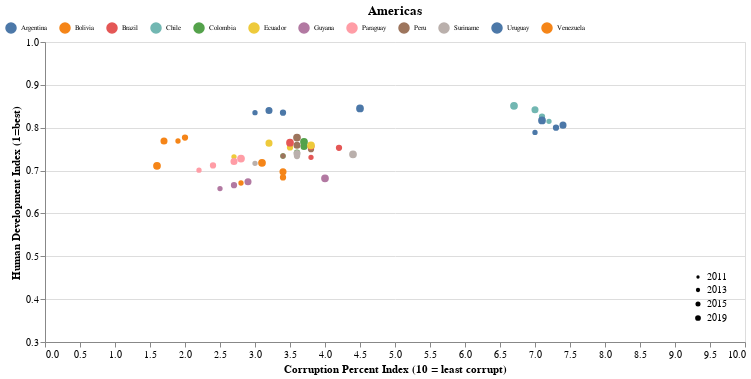

This figure's notebook cell:
### Code cell
lista[3]

### Figure 1 — Vega-Lite specification as saved in the notebook (floating-point values rounded to 4 significant figures)
{"config": {"view": {"continuousWidth": 400, "continuousHeight": 300}}, "data": {"name": "data-e79546937e6d759e6232671d25da1287"}, "mark": {"type": "point", "size": 70}, "encoding": {"color": {"type": "nominal", "field": "country", "legend": {"direction": "horizontal", "labelFontSize": 7, "legendX": -40, "legendY": -20, "orient": "none", "title": null}}, "fill": {"type": "nominal", "field": "country"}, "opacity": {"condition": {"value": 1, "selection": "selector007"}, "value": 0.1}, "size": {"type": "nominal", "field": "year", "legend": {"orient": "bottom-right", "title": null}, "scale": {"domain": [2011, 2013, 2015, 2019], "range": [11, 33, 55, 77]}}, "tooltip": [{"type": "nominal", "field": "country"}, {"type": "quantitative", "field": "year"}, {"type": "nominal", "field": "sub_region"}, {"type": "quantitative", "field": "CPI"}, {"type": "quantitative", "field": "HDI"}], "x": {"type": "quantitative", "axis": {"grid": false}, "field": "CPI", "scale": {"domain": [0, 10], "zero": false}, "title": "Corruption Percent Index (10 = least corrupt)"}, "y": {"type": "quantitative", "field": "HDI", "scale": {"domain": [0.3, 1], "zero": false}, "title": "Human Development Index (1=best)"}}, "height": 300, "selection": {"Regions of": {"type": "single", "fields": ["sub_region"], "bind": {"input": "select", "options": ["South America", "Caribbean", "Northern America", "Central America"]}, "init": {"sub_region": "South America"}}, "selector007": {"type": "multi", "fields": ["country"], "bind": "legend"}}, "title": "Americas", "transform": [{"filter": {"selection": "Regions of"}}], "width": 700, "$schema": "https://vega.github.io/schema/vega-lite/v4.8.1.json", "datasets": {"data-e79546937e6d759e6232671d25da1287": [{"Unnamed: 0": 4, "country": "Argentina", "region": "Americas", "CPI": 3.0, "HDI": 0.835, "year": 2011, "Texto": "Argentina", "line": "line", "continent": "Americas", "sub_region": "South America"}, {"Unnamed: 0": 9, "country": "Bahamas", "region": "Americas", "CPI": 7.3, "HDI": 0.805, "year": 2011, "Texto": " ", "line": "line", "continent": "Americas", "sub_region": "Caribbean"}, {"Unnamed: 0": 12, "country": "Barbados", "region": "Americas", "CPI": 7.8, "HDI": 0.799, "year": 2011, "Texto": "Barbados", "line": "line", "continent": "Americas", "sub_region": "Caribbean"}, {"Unnamed: 0": 17, "country": "Bolivia", "region": "Americas", "CPI": 2.8, "HDI": 0.671, "year": 2011, "Texto": " ", "line": "line", "continent": "Americas", "sub_region": "South America"}, {"Unnamed: 0": 20, "country": "Brazil", "region": "Americas", "CPI": 3.8, "HDI": 0.731, "year": 2011, "Texto": " ", "line": "line", "continent": "Americas", "sub_region": "South America"}, {"Unnamed: 0": 27, "country": "Canada", "region": "Americas", "CPI": 8.7, "HDI": 0.903, "year": 2011, "Texto": " ", "line": "line", "continent": "Americas", "sub_region": "Northern America"}, {"Unnamed: 0": 31, "country": "Chile", "region": "Americas", "CPI": 7.2, "HDI": 0.815, "year": 2011, "Texto": " ", "line": "line", "continent": "Americas", "sub_region": "South America"}, {"Unnamed: 0": 33, "country": "Colombia", "region": "Americas", "CPI": 3.4, "HDI": 0.734, "year": 2011, "Texto": " ", "line": "line", "continent": "Americas", "sub_region": "South America"}, {"Unnamed: 0": 36, "country": "Costa Rica", "region": "Americas", "CPI": 4.8, "HDI": 0.778, "year": 2011, "Texto": " ", "line": "line", "continent": "Americas", "sub_region": "Central America"}, {"Unnamed: 0": 39, "country": "Cuba", "region": "Americas", "CPI": 4.2, "HDI": 0.78, "year": 2011, "Texto": " ", "line": "line", "continent": "Americas", "sub_region": "Caribbean"}, {"Unnamed: 0": 45, "country": "Dominica", "region": "Americas", "CPI": 5.2, "HDI": 0.741, "year": 2011, "Texto": " ", "line": "line", "continent": "Americas", "sub_region": "Caribbean"}, {"Unnamed: 0": 46, "country": "Dominican Republic", "region": "Americas", "CPI": 2.6, "HDI": 0.71, "year": 2011, "Texto": " ", "line": "line", "continent": "Americas", "sub_region": "Caribbean"}, {"Unnamed: 0": 47, "country": "Ecuador", "region": "Americas", "CPI": 2.7, "HDI": 0.732, "year": 2011, "Texto": " ", "line": "line", "continent": "Americas", "sub_region": "South America"}, {"Unnamed: 0": 49, "country": "El Salvador", "region": "Americas", "CPI": 3.4, "HDI": 0.664, "year": 2011, "Texto": " ", "line": "line", "continent": "Americas", "sub_region": "Central America"}, {"Unnamed: 0": 63, "country": "Guatemala", "region": "Americas", "CPI": 2.7, "HDI": 0.612, "year": 2011, "Texto": " ", "line": "line", "continent": "Americas", "sub_region": "Central America"}, {"Unnamed: 0": 66, "country": "Guyana", "region": "Americas", "CPI": 2.5, "HDI": 0.658, "year": 2011, "Texto": " ", "line": "line", "continent": "Americas", "sub_region": "South America"}, {"Unnamed: 0": 67, "country": "Haiti", "region": "Americas", "CPI": 1.8, "HDI": 0.478, "year": 2011, "Texto": " ", "line": "line", "continent": "Americas", "sub_region": "Caribbean"}, {"Unnamed: 0": 68, "country": "Honduras", "region": "Americas", "CPI": 2.6, "HDI": 0.613, "year": 2011, "Texto": " ", "line": "line", "continent": "Americas", "sub_region": "Central America"}, {"Unnamed: 0": 78, "country": "Jamaica", "region": "Americas", "CPI": 3.3, "HDI": 0.731, "year": 2011, "Texto": " ", "line": "line", "continent": "Americas", "sub_region": "Caribbean"}, {"Unnamed: 0": 103, "country": "Mexico", "region": "Americas", "CPI": 3.0, "HDI": 0.755, "year": 2011, "Texto": " ", "line": "line", "continent": "Americas", "sub_region": "Central America"}, {"Unnamed: 0": 114, "country": "Nicaragua", "region": "Americas", "CPI": 2.5, "HDI": 0.628, "year": 2011, "Texto": " ", "line": "line", "continent": "Americas", "sub_region": "Central America"}, {"Unnamed: 0": 120, "country": "Panama", "region": "Americas", "CPI": 3.3, "HDI": 0.78, "year": 2011, "Texto": " ", "line": "line", "continent": "Americas", "sub_region": "Central America"}, {"Unnamed: 0": 122, "country": "Paraguay", "region": "Americas", "CPI": 2.2, "HDI": 0.701, "year": 2011, "Texto": " ", "line": "line", "continent": "Americas", "sub_region": "South America"}, {"Unnamed: 0": 123, "country": "Peru", "region": "Americas", "CPI": 3.4, "HDI": 0.734, "year": 2011, "Texto": " ", "line": "line", "continent": "Americas", "sub_region": "South America"}, {"Unnamed: 0": 131, "country": "Saint Lucia", "region": "Americas", "CPI": 7.0, "HDI": 0.736, "year": 2011, "Texto": " ", "line": "line", "continent": "Americas", "sub_region": "Caribbean"}, {"Unnamed: 0": 132, "country": "Saint Vincent and the Grenadines", "region": "Americas", "CPI": 5.8, "HDI": 0.721, "year": 2011, "Texto": " ", "line": "line", "continent": "Americas", "sub_region": "Caribbean"}, {"Unnamed: 0": 148, "country": "Suriname", "region": "Americas", "CPI": 3.0, "HDI": 0.717, "year": 2011, "Texto": " ", "line": "line", "continent": "Americas", "sub_region": "South America"}, {"Unnamed: 0": 159, "country": "Trinidad and Tobago", "region": "Americas", "CPI": 3.2, "HDI": 0.782, "year": 2011, "Texto": " ", "line": "line", "continent": "Americas", "sub_region": "Caribbean"}, {"Unnamed: 0": 167, "country": "United States", "region": "Americas", "CPI": 7.1, "HDI": 0.919, "year": 2011, "Texto": "United States", "line": "line", "continent": "Americas", "sub_region": "Northern America"}, {"Unnamed: 0": 168, "country": "Uruguay", "region": "Americas", "CPI": 7.0, "HDI": 0.789, "year": 2011, "Texto": " ", "line": "line", "continent": "Americas", "sub_region": "South America"}, {"Unnamed: 0": 171, "country": "Venezuela", "region": "Americas", "CPI": 1.9, "HDI": 0.769, "year": 2011, "Texto": "Venezuela", "line": "line", "continent": "Americas", "sub_region": "South America"}, {"Unnamed: 0": 9, "country": "Canada", "region": "AM", "CPI": 8.1, "HDI": 0.913, "year": 2013, "Texto": null, "line": "line", "continent": "Americas", "sub_region": "Northern America"}, {"Unnamed: 0": 14, "country": "Barbados", "region": "AM", "CPI": 7.5, "HDI": 0.807, "year": 2013, "Texto": null, "line": "line", "continent": "Americas", "sub_region": "Caribbean"}, {"Unnamed: 0": 18, "country": "Uruguay", "region": "AM", "CPI": 7.3, "HDI": 0.8, "year": 2013, "Texto": null, "line": "line", "continent": "Americas", "sub_region": "South America"}, {"Unnamed: 0": 19, "country": "United States", "region": "AM", "CPI": 7.3, "HDI": 0.918, "year": 2013, "Texto": null, "line": "line", "continent": "Americas", "sub_region": "Northern America"}, {"Unnamed: 0": 21, "country": "Bahamas", "region": "AM", "CPI": 7.1, "HDI": 0.806, "year": 2013, "Texto": null, "line": "line", "continent": "Americas", "sub_region": "Caribbean"}, {"Unnamed: 0": 22, "country": "Chile", "region": "AM", "CPI": 7.1, "HDI": 0.826, "year": 2013, "Texto": null, "line": "line", "continent": "Americas", "sub_region": "South America"}, {"Unnamed: 0": 24, "country": "Saint Lucia", "region": "AM", "CPI": 7.1, "HDI": 0.732, "year": 2013, "Texto": null, "line": "line", "continent": "Americas", "sub_region": "Caribbean"}, {"Unnamed: 0": 33, "country": "Saint Vincent and the Grenadines", "region": "AM", "CPI": 6.2, "HDI": 0.723, "year": 2013, "Texto": null, "line": "line", "continent": "Americas", "sub_region": "Caribbean"}, {"Unnamed: 0": 39, "country": "Dominica", "region": "AM", "CPI": 5.8, "HDI": 0.739, "year": 2013, "Texto": null, "line": "line", "continent": "Americas", "sub_region": "Caribbean"}, {"Unnamed: 0": 46, "country": "Costa Rica", "region": "AM", "CPI": 5.3, "HDI": 0.788, "year": 2013, "Texto": null, "line": "line", "continent": "Americas", "sub_region": "Central America"}, {"Unnamed: 0": 60, "country": "Cuba", "region": "AM", "CPI": 4.6, "HDI": 0.766, "year": 2013, "Texto": null, "line": "line", "continent": "Americas", "sub_region": "Caribbean"}, {"Unnamed: 0": 70, "country": "Brazil", "region": "AM", "CPI": 4.2, "HDI": 0.753, "year": 2013, "Texto": null, "line": "line", "continent": "Americas", "sub_region": "South America"}, {"Unnamed: 0": 81, "country": "El Salvador", "region": "AM", "CPI": 3.8, "HDI": 0.67, "year": 2013, "Texto": null, "line": "line", "continent": "Americas", "sub_region": "Central America"}, {"Unnamed: 0": 82, "country": "Jamaica", "region": "AM", "CPI": 3.8, "HDI": 0.729, "year": 2013, "Texto": null, "line": "line", "continent": "Americas", "sub_region": "Caribbean"}, {"Unnamed: 0": 85, "country": "Peru", "region": "AM", "CPI": 3.8, "HDI": 0.75, "year": 2013, "Texto": null, "line": "line", "continent": "Americas", "sub_region": "South America"}, {"Unnamed: 0": 86, "country": "Trinidad and Tobago", "region": "AM", "CPI": 3.8, "HDI": 0.783, "year": 2013, "Texto": null, "line": "line", "continent": "Americas", "sub_region": "Caribbean"}, {"Unnamed: 0": 94, "country": "Colombia", "region": "AM", "CPI": 3.6, "HDI": 0.742, "year": 2013, "Texto": null, "line": "line", "continent": "Americas", "sub_region": "South America"}, {"Unnamed: 0": 98, "country": "Suriname", "region": "AM", "CPI": 3.6, "HDI": 0.734, "year": 2013, "Texto": null, "line": "line", "continent": "Americas", "sub_region": "South America"}, {"Unnamed: 0": 99, "country": "Ecuador", "region": "AM", "CPI": 3.5, "HDI": 0.754, "year": 2013, "Texto": null, "line": "line", "continent": "Americas", "sub_region": "South America"}, {"Unnamed: 0": 101, "country": "Panama", "region": "AM", "CPI": 3.5, "HDI": 0.791, "year": 2013, "Texto": null, "line": "line", "continent": "Americas", "sub_region": "Central America"}, {"Unnamed: 0": 103, "country": "Argentina", "region": "AM", "CPI": 3.4, "HDI": 0.835, "year": 2013, "Texto": null, "line": "line", "continent": "Americas", "sub_region": "South America"}, {"Unnamed: 0": 104, "country": "Bolivia", "region": "AM", "CPI": 3.4, "HDI": 0.684, "year": 2013, "Texto": null, "line": "line", "continent": "Americas", "sub_region": "South America"}, {"Unnamed: 0": 106, "country": "Mexico", "region": "AM", "CPI": 3.4, "HDI": 0.756, "year": 2013, "Texto": null, "line": "line", "continent": "Americas", "sub_region": "Central America"}, {"Unnamed: 0": 120, "country": "Dominican Republic", "region": "AM", "CPI": 2.9, "HDI": 0.718, "year": 2013, "Texto": null, "line": "line", "continent": "Americas", "sub_region": "Caribbean"}, {"Unnamed: 0": 121, "country": "Guatemala", "region": "AM", "CPI": 2.9, "HDI": 0.621, "year": 2013, "Texto": null, "line": "line", "continent": "Americas", "sub_region": "Central America"}, {"Unnamed: 0": 129, "country": "Nicaragua", "region": "AM", "CPI": 2.8, "HDI": 0.639, "year": 2013, "Texto": null, "line": "line", "continent": "Americas", "sub_region": "Central America"}, {"Unnamed: 0": 134, "country": "Guyana", "region": "AM", "CPI": 2.7, "HDI": 0.666, "year": 2013, "Texto": null, "line": "line", "continent": "Americas", "sub_region": "South America"}, {"Unnamed: 0": 136, "country": "Honduras", "region": "AM", "CPI": 2.6, "HDI": 0.613, "year": 2013, "Texto": null, "line": "line", "continent": "Americas", "sub_region": "Central America"}, {"Unnamed: 0": 148, "country": "Paraguay", "region": "AM", "CPI": 2.4, "HDI": 0.712, "year": 2013, "Texto": null, "line": "line", "continent": "Americas", "sub_region": "South America"}, {"Unnamed: 0": 158, "country": "Venezuela", "region": "AM", "CPI": 2.0, "HDI": 0.777, "year": 2013, "Texto": null, "line": "line", "continent": "Americas", "sub_region": "South America"}, {"Unnamed: 0": 162, "country": "Haiti", "region": "AM", "CPI": 1.9, "HDI": 0.487, "year": 2013, "Texto": null, "line": "line", "continent": "Americas", "sub_region": "Caribbean"}, {"Unnamed: 0": 9, "country": "Canada", "region": "AME", "CPI": 8.3, "HDI": 0.921, "year": 2015, "Texto": null, "line": "line", "continent": "Americas", "sub_region": "Northern America"}, {"Unnamed: 0": 16, "country": "United States", "region": "AME", "CPI": 7.6, "HDI": 0.921, "year": 2015, "Texto": null, "line": "line", "continent": "Americas", "sub_region": "Northern America"}, {"Unnamed: 0": 20, "country": "Uruguay", "region": "AME", "CPI": 7.4, "HDI": 0.806, "year": 2015, "Texto": null, "line": "line", "continent": "Americas", "sub_region": "South America"}, {"Unnamed: 0": 22, "country": "Chile", "region": "AME", "CPI": 7.0, "HDI": 0.842, "year": 2015, "Texto": null, "line": "line", "continent": "Americas", "sub_region": "South America"}, {"Unnamed: 0": 39, "country": "Costa Rica", "region": "AME", "CPI": 5.5, "HDI": 0.797, "year": 2015, "Texto": null, "line": "line", "continent": "Americas", "sub_region": "Central America"}, {"Unnamed: 0": 54, "country": "Cuba", "region": "AME", "CPI": 4.7, "HDI": 0.772, "year": 2015, "Texto": null, "line": "line", "continent": "Americas", "sub_region": "Caribbean"}, {"Unnamed: 0": 67, "country": "Jamaica", "region": "AME", "CPI": 4.1, "HDI": 0.731, "year": 2015, "Texto": null, "line": "line", "continent": "Americas", "sub_region": "Caribbean"}, {"Unnamed: 0": 69, "country": "El Salvador", "region": "AME", "CPI": 3.9, "HDI": 0.668, "year": 2015, "Texto": null, "line": "line", "continent": "Americas", "sub_region": "Central America"}, {"Unnamed: 0": 71, "country": "Panama", "region": "AME", "CPI": 3.9, "HDI": 0.799, "year": 2015, "Texto": null, "line": "line", "continent": "Americas", "sub_region": "Central America"}, {"Unnamed: 0": 72, "country": "Trinidad and Tobago", "region": "AME", "CPI": 3.9, "HDI": 0.792, "year": 2015, "Texto": null, "line": "line", "continent": "Americas", "sub_region": "Caribbean"}, {"Unnamed: 0": 74, "country": "Brazil", "region": "AME", "CPI": 3.8, "HDI": 0.756, "year": 2015, "Texto": null, "line": "line", "continent": "Americas", "sub_region": "South America"}, {"Unnamed: 0": 82, "country": "Colombia", "region": "AME", "CPI": 3.7, "HDI": 0.756, "year": 2015, "Texto": null, "line": "line", "continent": "Americas", "sub_region": "South America"}, {"Unnamed: 0": 90, "country": "Peru", "region": "AME", "CPI": 3.6, "HDI": 0.759, "year": 2015, "Texto": null, "line": "line", "continent": "Americas", "sub_region": "South America"}, {"Unnamed: 0": 91, "country": "Suriname", "region": "AME", "CPI": 3.6, "HDI": 0.74, "year": 2015, "Texto": null, "line": "line", "continent": "Americas", "sub_region": "South America"}, {"Unnamed: 0": 95, "country": "Bolivia", "region": "AME", "CPI": 3.4, "HDI": 0.697, "year": 2015, "Texto": null, "line": "line", "continent": "Americas", "sub_region": "South America"}, {"Unnamed: 0": 99, "country": "Dominican Republic", "region": "AME", "CPI": 3.3, "HDI": 0.738, "year": 2015, "Texto": null, "line": "line", "continent": "Americas", "sub_region": "Caribbean"}, {"Unnamed: 0": 102, "country": "Argentina", "region": "AME", "CPI": 3.2, "HDI": 0.84, "year": 2015, "Texto": null, "line": "line", "continent": "Americas", "sub_region": "South America"}, {"Unnamed: 0": 105, "country": "Ecuador", "region": "AME", "CPI": 3.2, "HDI": 0.764, "year": 2015, "Texto": null, "line": "line", "continent": "Americas", "sub_region": "South America"}, {"Unnamed: 0": 107, "country": "Honduras", "region": "AME", "CPI": 3.1, "HDI": 0.618, "year": 2015, "Texto": null, "line": "line", "continent": "Americas", "sub_region": "Central America"}, {"Unnamed: 0": 110, "country": "Mexico", "region": "AME", "CPI": 3.1, "HDI": 0.766, "year": 2015, "Texto": null, "line": "line", "continent": "Americas", "sub_region": "Central America"}, {"Unnamed: 0": 116, "country": "Guyana", "region": "AME", "CPI": 2.9, "HDI": 0.674, "year": 2015, "Texto": null, "line": "line", "continent": "Americas", "sub_region": "South America"}, {"Unnamed: 0": 120, "country": "Guatemala", "region": "AME", "CPI": 2.8, "HDI": 0.652, "year": 2015, "Texto": null, "line": "line", "continent": "Americas", "sub_region": "Central America"}, {"Unnamed: 0": 129, "country": "Nicaragua", "region": "AME", "CPI": 2.7, "HDI": 0.652, "year": 2015, "Texto": null, "line": "line", "continent": "Americas", "sub_region": "Central America"}, {"Unnamed: 0": 130, "country": "Paraguay", "region": "AME", "CPI": 2.7, "HDI": 0.721, "year": 2015, "Texto": null, "line": "line", "continent": "Americas", "sub_region": "South America"}, {"Unnamed: 0": 155, "country": "Haiti", "region": "AME", "CPI": 1.7, "HDI": 0.496, "year": 2015, "Texto": null, "line": "line", "continent": "Americas", "sub_region": "Caribbean"}, {"Unnamed: 0": 156, "country": "Venezuela", "region": "AME", "CPI": 1.7, "HDI": 0.769, "year": 2015, "Texto": null, "line": "line", "continent": "Americas", "sub_region": "South America"}, {"Unnamed: 0": 13, "country": "Canada", "region": "AME", "CPI": 7.7, "HDI": 0.929, "year": 2019, "Texto": null, "line": "line", "continent": "Americas", "sub_region": "Northern America"}, {"Unnamed: 0": 21, "country": "Uruguay", "region": "AME", "CPI": 7.1, "HDI": 0.817, "year": 2019, "Texto": null, "line": "line", "continent": "Americas", "sub_region": "South America"}, {"Unnamed: 0": 23, "country": "United States", "region": "AME", "CPI": 6.9, "HDI": 0.926, "year": 2019, "Texto": null, "line": "line", "continent": "Americas", "sub_region": "Northern America"}, {"Unnamed: 0": 25, "country": "Chile", "region": "AME", "CPI": 6.7, "HDI": 0.851, "year": 2019, "Texto": null, "line": "line", "continent": "Americas", "sub_region": "South America"}, {"Unnamed: 0": 27, "country": "Bahamas", "region": "AME", "CPI": 6.4, "HDI": 0.814, "year": 2019, "Texto": null, "line": "line", "continent": "Americas", "sub_region": "Caribbean"}, {"Unnamed: 0": 28, "country": "Barbados", "region": "AME", "CPI": 6.2, "HDI": 0.814, "year": 2019, "Texto": null, "line": "line", "continent": "Americas", "sub_region": "Caribbean"}, {"Unnamed: 0": 38, "country": "Saint Vincent and the Grenadines", "region": "AME", "CPI": 5.9, "HDI": 0.738, "year": 2019, "Texto": null, "line": "line", "continent": "Americas", "sub_region": "Caribbean"}, {"Unnamed: 0": 42, "country": "Costa Rica", "region": "AME", "CPI": 5.6, "HDI": 0.81, "year": 2019, "Texto": null, "line": "line", "continent": "Americas", "sub_region": "Central America"}, {"Unnamed: 0": 46, "country": "Dominica", "region": "AME", "CPI": 5.5, "HDI": 0.742, "year": 2019, "Texto": null, "line": "line", "continent": "Americas", "sub_region": "Caribbean"}, {"Unnamed: 0": 47, "country": "Saint Lucia", "region": "AME", "CPI": 5.5, "HDI": 0.759, "year": 2019, "Texto": null, "line": "line", "continent": "Americas", "sub_region": "Caribbean"}, {"Unnamed: 0": 49, "country": "Grenada", "region": "AME", "CPI": 5.3, "HDI": 0.779, "year": 2019, "Texto": null, "line": "line", "continent": "Americas", "sub_region": "Caribbean"}, {"Unnamed: 0": 58, "country": "Cuba", "region": "AME", "CPI": 4.8, "HDI": 0.783, "year": 2019, "Texto": null, "line": "line", "continent": "Americas", "sub_region": "Caribbean"}, {"Unnamed: 0": 64, "country": "Argentina", "region": "AME", "CPI": 4.5, "HDI": 0.845, "year": 2019, "Texto": null, "line": "line", "continent": "Americas", "sub_region": "South America"}, {"Unnamed: 0": 71, "country": "Suriname", "region": "AME", "CPI": 4.4, "HDI": 0.738, "year": 2019, "Texto": null, "line": "line", "continent": "Americas", "sub_region": "South America"}, {"Unnamed: 0": 73, "country": "Jamaica", "region": "AME", "CPI": 4.3, "HDI": 0.734, "year": 2019, "Texto": null, "line": "line", "continent": "Americas", "sub_region": "Caribbean"}, {"Unnamed: 0": 84, "country": "Guyana", "region": "AME", "CPI": 4.0, "HDI": 0.682, "year": 2019, "Texto": null, "line": "line", "continent": "Americas", "sub_region": "South America"}, {"Unnamed: 0": 88, "country": "Trinidad and Tobago", "region": "AME", "CPI": 4.0, "HDI": 0.796, "year": 2019, "Texto": null, "line": "line", "continent": "Americas", "sub_region": "Caribbean"}, {"Unnamed: 0": 91, "country": "Ecuador", "region": "AME", "CPI": 3.8, "HDI": 0.759, "year": 2019, "Texto": null, "line": "line", "continent": "Americas", "sub_region": "South America"}, {"Unnamed: 0": 94, "country": "Colombia", "region": "AME", "CPI": 3.7, "HDI": 0.767, "year": 2019, "Texto": null, "line": "line", "continent": "Americas", "sub_region": "South America"}, {"Unnamed: 0": 100, "country": "Panama", "region": "AME", "CPI": 3.6, "HDI": 0.815, "year": 2019, "Texto": null, "line": "line", "continent": "Americas", "sub_region": "Central America"}, {"Unnamed: 0": 101, "country": "Peru", "region": "AME", "CPI": 3.6, "HDI": 0.777, "year": 2019, "Texto": null, "line": "line", "continent": "Americas", "sub_region": "South America"}, {"Unnamed: 0": 105, "country": "Brazil", "region": "AME", "CPI": 3.5, "HDI": 0.765, "year": 2019, "Texto": null, "line": "line", "continent": "Americas", "sub_region": "South America"}, {"Unnamed: 0": 109, "country": "El Salvador", "region": "AME", "CPI": 3.4, "HDI": 0.673, "year": 2019, "Texto": null, "line": "line", "continent": "Americas", "sub_region": "Central America"}, {"Unnamed: 0": 119, "country": "Bolivia", "region": "AME", "CPI": 3.1, "HDI": 0.718, "year": 2019, "Texto": null, "line": "line", "continent": "Americas", "sub_region": "South America"}, {"Unnamed: 0": 130, "country": "Mexico", "region": "AME", "CPI": 2.9, "HDI": 0.779, "year": 2019, "Texto": null, "line": "line", "continent": "Americas", "sub_region": "Central America"}, {"Unnamed: 0": 133, "country": "Dominican Republic", "region": "AME", "CPI": 2.8, "HDI": 0.756, "year": 2019, "Texto": null, "line": "line", "continent": "Americas", "sub_region": "Caribbean"}, {"Unnamed: 0": 139, "country": "Paraguay", "region": "AME", "CPI": 2.8, "HDI": 0.728, "year": 2019, "Texto": null, "line": "line", "continent": "Americas", "sub_region": "South America"}, {"Unnamed: 0": 144, "country": "Guatemala", "region": "AME", "CPI": 2.6, "HDI": 0.663, "year": 2019, "Texto": null, "line": "line", "continent": "Americas", "sub_region": "Central America"}, {"Unnamed: 0": 145, "country": "Honduras", "region": "AME", "CPI": 2.6, "HDI": 0.634, "year": 2019, "Texto": null, "line": "line", "continent": "Americas", "sub_region": "Central America"}, {"Unnamed: 0": 157, "country": "Nicaragua", "region": "AME", "CPI": 2.2, "HDI": 0.66, "year": 2019, "Texto": null, "line": "line", "continent": "Americas", "sub_region": "Central America"}, {"Unnamed: 0": 166, "country": "Haiti", "region": "AME", "CPI": 1.8, "HDI": 0.51, "year": 2019, "Texto": null, "line": "line", "continent": "Americas", "sub_region": "Caribbean"}, {"Unnamed: 0": 171, "country": "Venezuela", "region": "AME", "CPI": 1.6, "HDI": 0.711, "year": 2019, "Texto": null, "line": "line", "continent": "Americas", "sub_region": "South America"}]}}
